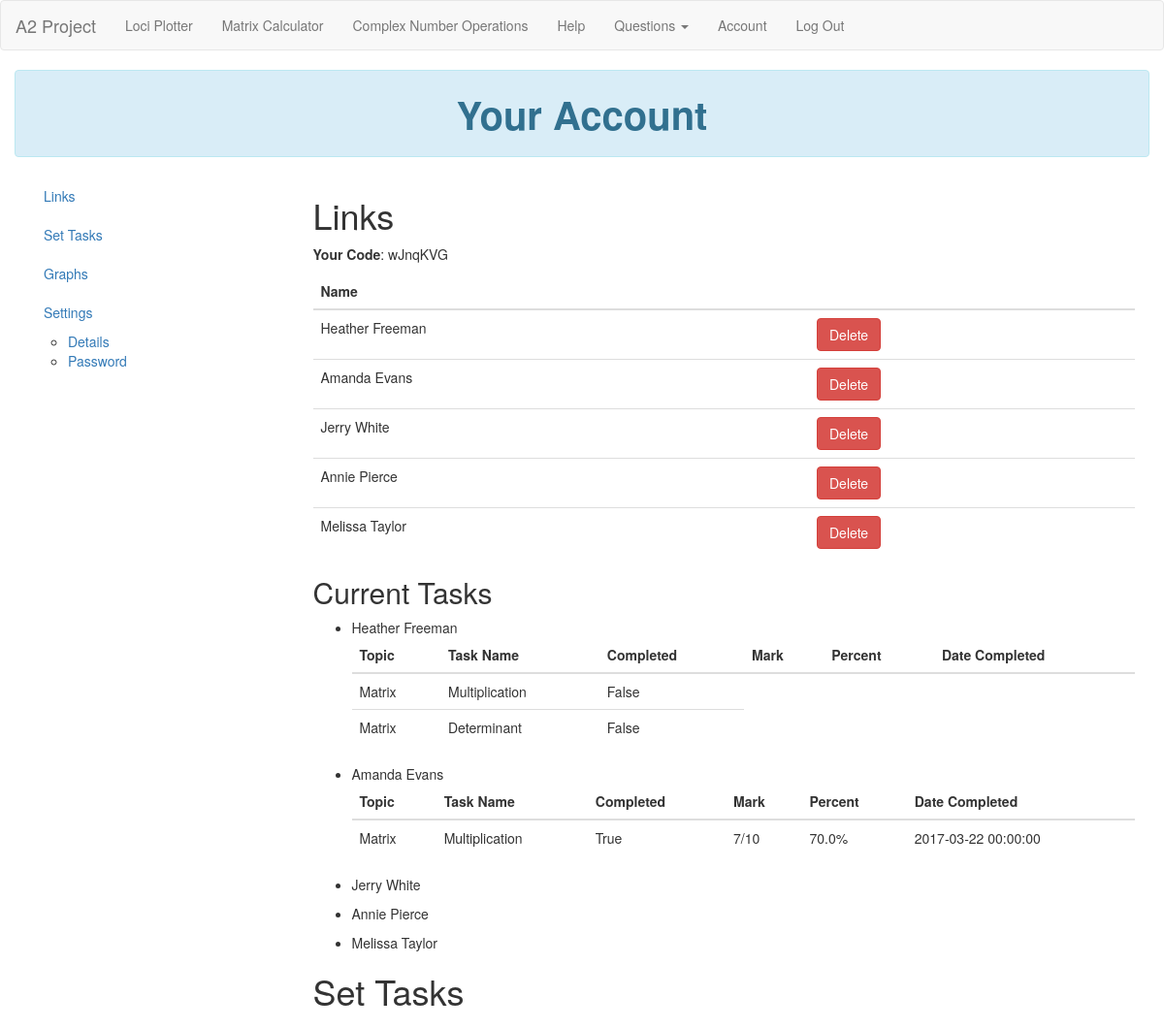
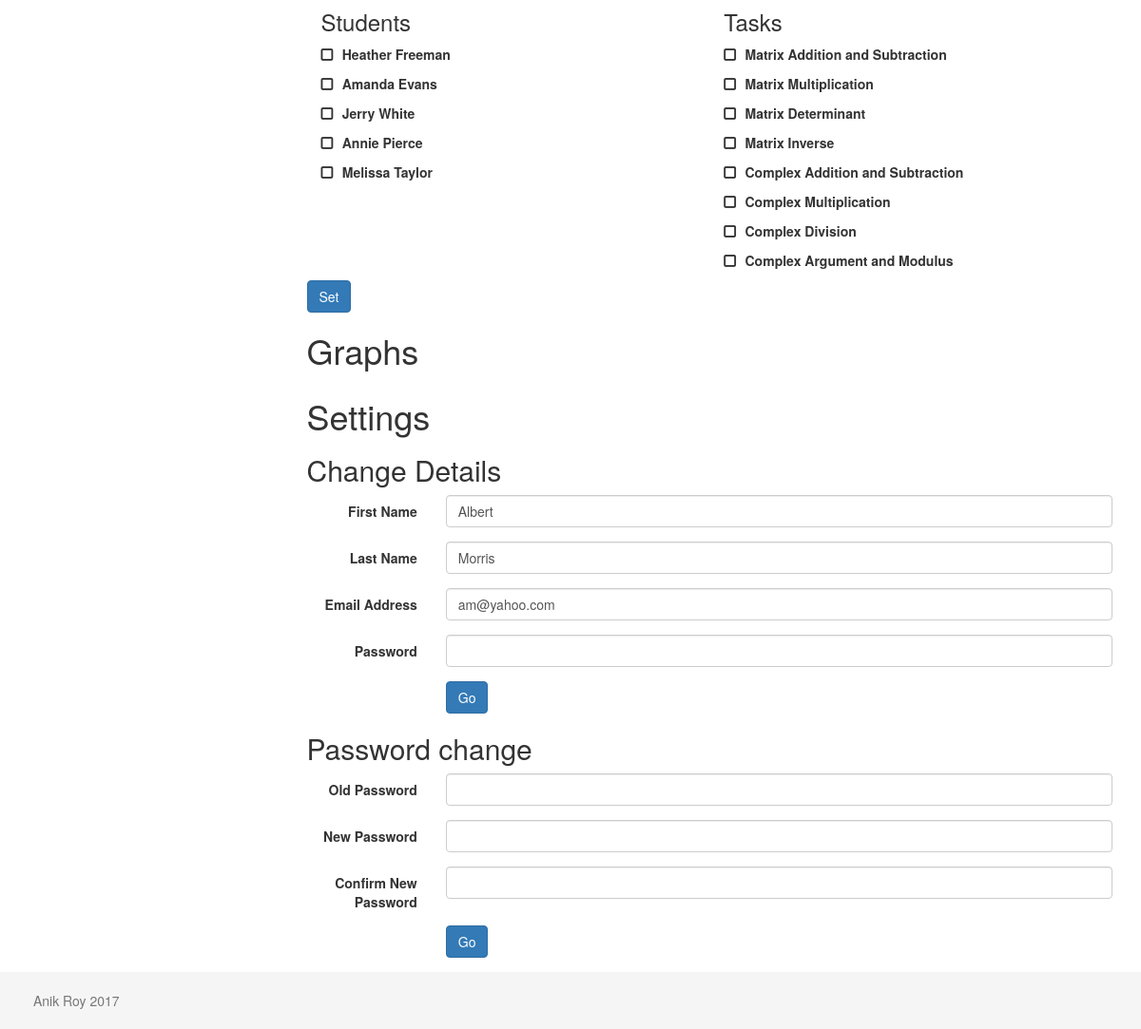
Page /account (signed in) on the committed database (2 pictures, top to bottom).
### app/models.py (models this page shows, shortened)
class User(db.Model):
    user_id = db.Column('user_id', db.Integer, primary_key=True)
    fname = db.Column(db.String(80), unique=False)
    lname = db.Column(db.String(80), unique=False)
    email = db.Column(db.String(120), unique=True)
    password = db.Column(db.String(120), unique=False)
    authenticated = db.Column(db.Boolean, default=False)
    confirmed = db.Column(db.Boolean)
    role = db.Column(db.String(50))
    graphs = db.relationship('Graph', backref="user",
                             cascade="all, delete-orphan", lazy="dynamic")
    __mapper_args__ = {
        'polymorphic_identity': 'user',
        'polymorphic_on': role
    }

class Teacher(User):
    __tablename__ = 'teacher'
    teacher_id = db.Column(db.Integer, primary_key=True)
    user_id = db.Column(db.Integer, db.ForeignKey('user.user_id'))
    code = db.Column(db.String(7))
    students = db.relationship('Student', secondary='links',
                               backref=db.backref('teachers', lazy='dynamic'),
                               lazy='dynamic')
    tasks = db.relationship('Task', backref="teacher",
                            cascade="all, delete-orphan", lazy="dynamic")
    __mapper_args__ = {
        'polymorphic_identity': 'teacher',
    }

class Student(User):
    __tablename__ = 'student'
    student_id = db.Column(db.Integer, primary_key=True)
    user_id = db.Column(db.Integer, db.ForeignKey('user.user_id'))
    marks = db.relationship('Mark', backref="student",
                            cascade="all, delete-orphan", lazy="dynamic")
    tasks = db.relationship('Task', backref="student",
                            cascade="all, delete-orphan", lazy="dynamic")
    __mapper_args__ = {
        'polymorphic_identity': 'student',
    }

class User(db.Model):
    user_id = db.Column('user_id', db.Integer, primary_key=True)
    fname = db.Column(db.String(80), unique=False)
    lname = db.Column(db.String(80), unique=False)
    email = db.Column(db.String(120), unique=True)
    password = db.Column(db.String(120), unique=False)
    authenticated = db.Column(db.Boolean, default=False)
    confirmed = db.Column(db.Boolean)
    role = db.Column(db.String(50))
    graphs = db.relationship('Graph', backref="user",
                             cascade="all, delete-orphan", lazy="dynamic")
    __mapper_args__ = {
        'polymorphic_identity': 'user',
        'polymorphic_on': role
    }

class Task(db.Model):
    task_id = db.Column('task_id', db.Integer, primary_key=True)
    completed = db.Column(db.Boolean)
    question_id = db.Column(db.Integer)
    student_id = db.Column('student_id', db.Integer,
                           db.ForeignKey('student.student_id'))
    teacher_id = db.Column('teacher_id', db.Integer,
                           db.ForeignKey('teacher.teacher_id'))
    mark_id = db.Column('mark_id', db.Integer, db.ForeignKey('mark.mark_id'))
    mark = db.relationship('Mark', back_populates='task')

class Mark(db.Model):
    mark_id = db.Column('mark_id', db.Integer, primary_key=True)
    score = db.Column(db.Integer)
    out_of = db.Column(db.Integer)
    date = db.Column(db.DateTime)
    question_id = db.Column(db.Integer)
    student_id = db.Column('student_id', db.Integer,
                           db.ForeignKey('student.student_id'))
    task = db.relationship('Task', uselist=False, back_populates='mark')

### app/routes/user.py (the view, shortened to what this page needs)
@user.route('/account', methods=['GET', 'POST'])
@login_required
def account():
    user_id = current_user.user_id
    u = User.query.get(user_id)
    if u.role == 'student':
        changeform = ChangeDetailsForm(obj=u)
        linkform = TeacherLinkForm()
        pwform = ChangePasswordForm1()
        if linkform.link_submit.data and linkform.validate_on_submit():
            t = Teacher.query.filter_by(code=linkform.link_code.data).first()
            if t:
                s = Student.query.filter_by(user_id=user_id).first()
                a = t.add_student(s)
                if not a:
                    flash('Already linked to this teacher')
                    return render_template('user/student_account.html',
                        student=u, qs=QUESTIONS, linkform=linkform, changeform=changeform, pwform=pwform)
                db.session.add(a)
                db.session.commit()
                flash('Successfully linked')
                return render_template('user/student_account.html',
                    student=u, qs=QUESTIONS, linkform=linkform,
                    changeform=changeform, pwform=pwform)
            else:
                flash('No teacher with that code')
                return render_template('user/student_account.html',
                    student=u, qs=QUESTIONS, linkform=linkform,
                    changeform=changeform, pwform=pwform)
        if changeform.change_submit.data and changeform.validate_on_submit():
            if u.check_pw(changeform.password.data):
                u.fname = changeform.fname.data
                u.lname = changeform.lname.data
                u.email = changeform.email.data
                db.session.add(u)
                db.session.commit()
                flash('Details changed successfully')
                return render_template('user/student_account.html',
                    student=u, qs=QUESTIONS, linkform=linkform,
                    changeform=changeform, pwform=pwform)
            else:
                flash('Incorrect password')
                return render_template('user/student_account.html',
                    student=u, qs=QUESTIONS, linkform=linkform,
                    changeform=changeform, pwform=pwform)
        if pwform.pw_submit.data and pwform.validate_on_submit():
            if u.check_pw(pwform.old_password.data):
                u.password = generate_password_hash(pwform.password.data)
                db.session.add(u)
                db.session.commit()
                flash('Password changed successfully')
                return render_template('user/student_account.html',
                    student=u, qs=QUESTIONS, linkform=linkform,
                    changeform=changeform, pwform=pwform)
            else:
                flash('Incorrect password')
                return render_template('user/student_account.html',
                    student=u, qs=QUESTIONS, linkform=linkform,
                    changeform=changeform, pwform=pwform)
        return render_template('user/student_account.html', student=u,
                                qs=QUESTIONS, linkform=linkform,
                                changeform=changeform, pwform=pwform)
    elif u.role == 'teacher':
        students = u.students.all()
        choices = [(s.student_id, s.fname+' '+s.lname) for s in students]
        setform = SetTaskForm(choices)
        changeform = ChangeDetailsForm(obj=u)
        pwform = ChangePasswordForm1()
        return render_template('user/teacher_account.html',
            teacher=u, students=students, setform=setform, qs=QUESTIONS,
            pwform=pwform, changeform=changeform)
    else:
        return abort(500)

### app/forms.py
class SetTaskForm(FlaskForm):
    student_select = MultiCheckboxField('Students',
                                        [validators.Required()], coerce=int)
    task_select = MultiCheckboxField('Tasks',[validators.Required()], coerce=int, choices=[(q['id'], q['topic'] + '  ' + q['name']) for q in QUESTIONS])
    set_submit = SubmitField('Go')
    def __init__(self, selection_choices):
        super(SetTaskForm, self).__init__()
        self.student_select.choices = selection_choices

class ChangeDetailsForm(FlaskForm):
    fname = TextField('First Name', [validators.Required()])
    lname = TextField('Last Name', [validators.Required()])
    email = EmailField('Email Address',
                       [validators.DataRequired(), validators.Email()])
    password = PasswordField('Password', [validators.Required()])
    change_submit = SubmitField('Go')

### app/views.py (called while the page is built)
@login_manager.user_loader
def user_loader(email):
    return User.query.filter_by(email=email).first()

### app/templates/user/teacher_account.html (shortened to what this page needs)
{% extends "layout.html" %}
{% block head %}
{{ super() }}
<link rel="stylesheet" href="{{ url_for('static',filename='styles/account.css') }}">
<link rel="stylesheet" href="{{ url_for('static',filename='image-picker/image-picker.css') }}">
<link rel="stylesheet" href="http://netdna.bootstrapcdn.com/font-awesome/3.2.1/css/font-awesome.css">
{% endblock %}
{% block main %}
<div id="title" class="row">
  <div class="col-sm-12">
    <div class="alert alert-info title">
      <strong>Your Account</strong>
    </div>
  </div>
</div>
<div data-spy="scroll" data-target=".scrollspy" style="position:relative">
<div class="col-md-3 scrollspy">
  <ul id="nav" class="nav hidden-xs hidden-sm affix-top" data-spy="affix">
    <li><a href="#links">Links</a></li>
    <li><a href="#set">Set Tasks</a></li>
    <li><a href="#graphs">Graphs</a></li>
    <li><a href="#settings">Settings</a>
      <ul id="nav">
        <li>
          <a href="#change-details">Details</a>
        </li>
        <li>
          <a href="#pwd">Password</a>
        </li>
      </ul>
    </li>
  </ul>
</div>
<div class="col-md-9">
  <section id="links">
    <h1>Links</h1>
    <p><strong>Your Code</strong>:&nbsp;{{ teacher.code }}</p>
    <table id="links-table" class="table">
      <thead>
        <th>Name</th>
        <th></th>
      </thead>
      <tbody>
        {% for s in teacher.students.all() %}
        <tr id="link-row{{ s.student_id }}">
          <td>{{ s.fname }}&nbsp;{{ s.lname }}</td>
          <td><input id="{{ s.student_id }}" type="button" class="btn btn-danger"
            value="Delete"></td>
        </tr>
        {% endfor %}
      </tbody>
    </table>
    <h2>Current Tasks</h2>
    {% for s in students %}
      <ul>
        <li id="task-row{{ s.student_id }}">{{ s.fname }}&nbsp;{{ s.lname }}
          {% if s.tasks.first() %}
            <table class="table">
              <thead>
                <th>Topic</th>
                <th>Task Name</th>
                <th>Completed</th>
                <th>Mark</th>
                <th>Percent</th>
                <th>Date Completed</th>
              </thead>
              <tbody>
              {% for t in s.tasks.all() %}
                <tr>
                  <td>{{ qs[t.question_id]['topic'] }}</td>
                  <td>{{ qs[t.question_id]['name'] }}</td>
                  <td>{{ t.completed }}</td>
                  {% if t.mark %}
                  <td>{{ t.mark.score }}/{{ t.mark.out_of }}</td>
                  <td>{{ t.mark.score/t.mark.out_of*100 }}%</td>
                  <td>{{ t.mark.date }}</td>
                  {% endif %}
                </tr>
              {% endfor %}
              </tbody>
            </table>
            {% endif %}
          </li>
      </ul>
    {% endfor %}
  </section>
  <section id="set">
    <h1>Set Tasks</h1>
    <form method="post", action="{{ url_for('user.account') }}">
      <div class="col-xs-6">
        <h3>Students</h3>
        {% for student in setform.student_select %}
        <div class="form-check">
          <label class="form-check-label">
              {{ student.label }}
          </label>
        </div>
        {% endfor %}
      </div>
      <div class="col-xs-6">
        <h3>Tasks</h3>
        {% for task in setform.task_select %}
        <div class="form-check">
          <label class="form-check-label">
            {{ task.label }}
        </div>
        {% endfor %}
      </div>
      <div>
        {{ setform.set_submit(class="btn btn-primary",value='Set') }}
      </div>
    </form>
  </section>
  <section id="graphs">
    <h1>Graphs</h1>
  </section>
  <section id="settings">
    <h1>Settings</h1>
    <h2>Change Details</h2>
    <form id="change-details" class="form-horizontal" method="post", action="{{ url_for('user.account') }}">
      <div class="form-group">
        {{ changeform.fname.label(class="col-xs-2 control-label") }}
        <div class="col-xs-10">
          {{ changeform.fname(value=teacher.fname,class="form-control") }}
        </div>
      </div>
      <div class="form-group">
        {{ changeform.lname.label(class="col-xs-2 control-label") }}
        <div class="col-xs-10">
          {{ changeform.lname(value=teacher.lname,class="form-control") }}
        </div>
      </div>
      <div class="form-group">
        {{ changeform.email.label(class="col-xs-2 control-label") }}
        <div class="col-xs-10">
          {{ changeform.email(value=teacher.email,class="form-control") }}
        </div>
      </div>
      <div class="form-group">
        {{ changeform.password.label(class="col-xs-2 control-label") }}
        <div class="col-xs-10">
          {{ changeform.password(class="form-control") }}
        </div>
      </div>
      <div class="form-group">
        <div class="col-xs-offset-2 col-xs-10">
          {{ changeform.change_submit(class="btn btn-primary") }}
        </div>
      </div>
    </form>
    <h2>Password change</h2>
    <form id="pwd" class="form-horizontal" method="post", action="{{ url_for('user.account') }}">
      <div class="form-group">
        {{ pwform.old_password.label(class="col-xs-2 control-label") }}
        <div class="col-xs-10">
          {{ pwform.old_password(class="form-control") }}
        </div>
      </div>
      <div class="form-group">
        {{ pwform.password.label(class="col-xs-2 control-label") }}
        <div class="col-xs-10">
          {{ pwform.password(class="form-control") }}
        </div>
      </div>
      <div class="form-group">
        {{ pwform.confirm_password.label(class="col-xs-2 control-label") }}
        <div class="col-xs-10">
          {{ pwform.confirm_password(class="form-control") }}
        </div>
      </div>
      <div class="form-group">
        <div class="col-xs-offset-2 col-xs-10">
          {{ pwform.pw_submit(class="btn btn-primary") }}
        </div>
      </div>
    </form>
  </section>
</div>
</div>
{% endblock %}

### app/templates/layout.html (shortened to what this page needs)
<!DOCTYPE html>
<html>
<head>
  {% block head %}
  <link rel="stylesheet" href="https://maxcdn.bootstrapcdn.com/bootstrap/3.3.7/css/bootstrap.min.css">
  <link rel="stylesheet" href="{{ url_for('static', filename='styles/main.css') }}">
  {% endblock %}
</head>
<body>
  {% block nav %}
  <nav class="navbar navbar-default">
    <div class="container-fluid">
      <div class="navbar-header">
        <a class="navbar-brand" href="{{ url_for('main') }}">A2 Project</a>
      </div>
      <div class="collapse navbar-collapse" id="bs-example-navbar-collapse-1">
        <ul class="nav navbar-nav">
          <li><a href="{{ url_for('loci.loci') }}">Loci Plotter</a></li>
          <li><a href="{{ url_for('matrix_blueprint.matrix') }}">Matrix Calculator</a></li>
          <li><a href="{{ url_for('loci.operations') }}">Complex Number Operations</a></li>
          <li><a href="{{ url_for('help') }}">Help</a></li>
          <li>
            <a href="#" class="dropdown-toggle" data-toggle="dropdown">Questions <b class="caret"></b></a>
          </li>
            <ul class="nav navbar-nav navbar-right">
              {% if current_user.is_authenticated %}
              <li><a href="{{ url_for('user.account') }}">Account</a></li>
              <li><a href="{{ url_for('user.logout') }}">Log Out</a></li>
              {% else %}
              <li><a href="{{ url_for('user.login') }}">Log In</a></li>
              <li><a href="{{ url_for('user.register') }}">Register</a></li>
              {% endif %}
            </ul>
        </ul>
      </div>
    </div>
  </nav>
  {% endblock %}
  <div class="container-fluid content">
    {% block main %}
    {% endblock %}
  </div>
  <footer class="footer">
    <div class="container">
    {% block footer %}
      <p class="text-muted"> Anik Roy 2017 </p>
    {% endblock %}
    </div>
  </footer>
</body>
</html>

### app/static/styles/main.css (style rules this page uses)
html { position: relative; min-height: 100%; }
body { margin-bottom: 60px; }
.footer { position: absolute; bottom: 0; width: 100%; height: 60px; background-color: #f5f5f5; padding: 0 20px; }
.content { width: 100%; padding: 0 15px; overflow: hidden; min-height: calc(100vh - 70px); }
.container .text-muted { margin: 20px 0; }

### app/static/styles/account.css (style rules this page uses)
section { border: 1 px solid black; width: 100% }
.title { text-align: center; font-size: 30pt; }
input[type=checkbox] + label:before { font-family: FontAwesome; display: inline-block; }
input[type=checkbox] + label:before { content: "\f096"; }
input[type=checkbox] + label:before { letter-spacing: 10px; }

### rows in the picture
Teacher: code "wJnqKVG"
Student: fname "Heather", lname "Freeman"
Student: fname "Amanda", lname "Evans"
Student: fname "Jerry", lname "White"
Student: fname "Annie", lname "Pierce"
Student: fname "Melissa", lname "Taylor"
Task: qs "Matrix", qs "Multiplication", completed "False"
Task: qs "Matrix", qs "Determinant", completed "False"
Task: qs "Matrix", qs "Multiplication", completed "True", mark.score "7", mark.out_of "10", t.mark.score/t.mark.out_of*100 "70.0", mark "2017-03-22 00:00:00"
User: fname "Albert", lname "Morris", email "am@yahoo.com"

### other values in the picture
{{ student.label }} "Heather Freeman" "Amanda Evans" "Jerry White" "Annie Pierce" "Melissa Taylor"
{{ task.label }} "Matrix Addition and Subtraction" "Matrix Multiplication" "Matrix Determinant" "Matrix Inverse" "Complex Addition and Subtraction" "Complex Multiplication" "Complex Division" "Complex Argument and Modulus"
{{ changeform.fname.label(class="col-xs-2 control-label") }} "First Name"
{{ changeform.lname.label(class="col-xs-2 control-label") }} "Last Name"
{{ changeform.email.label(class="col-xs-2 control-label") }} "Email Address"
{{ changeform.password.label(class="col-xs-2 control-label") }} "Password"
{{ pwform.old_password.label(class="col-xs-2 control-label") }} "Old Password"
{{ pwform.password.label(class="col-xs-2 control-label") }} "New Password"
{{ pwform.confirm_password.label(class="col-xs-2 control-label") }} "Confirm New Password"
